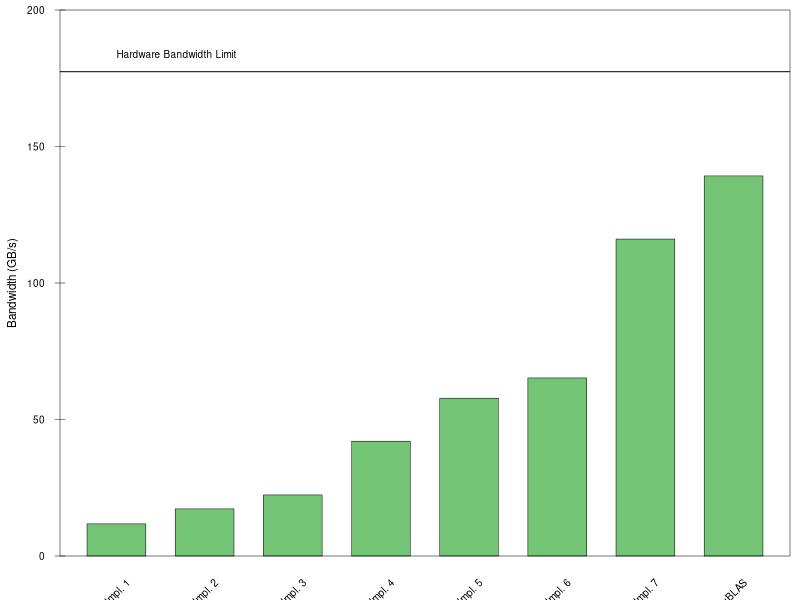

Write the R code that produced this figure. (Note: this script raises an error after producing the figure.)

filename="reduce_nv.pdf"

M_bw <- (as.matrix(read.csv("reduce.csv",row.names=1, sep=";",comment.char="#")))

pdf(filename, paper="special", height=1.6, width=2.5, pointsize=10)

par(mar=c(2.2,3.0,0.5,0.5))
#col=c("#EDF8E9", "#74C476", "#006D2C")
col=c("#74C476")
linewd <- 0.5
par(lwd=linewd)

x.abscis <- barplot(t(M_bw[,1]),
                    col=col,
                    space=c(0, 0.5),
                    ylim=c(0, 200),
                    axisname=FALSE,
                    axes=FALSE,
                    beside=TRUE,
                    plot=TRUE)
axis(2, cex.axis=0.6, las=2, lwd=0, lwd.ticks=linewd, line=-0.25)

box()

topbw = 177.4
abline(h=c(topbw), col="black", lty="solid", lwd=1)
text(1,topbw+5, "Hardware Bandwidth Limit", col="black", adj=c(0, 0), cex=0.6)

for (i in 0:(nrow(M_bw)-2)) { 
  text(1.25 + (i * 1.5), -10, rownames(M_bw)[i+1], xpd=NA, cex=0.6, srt = 45,
       adj=c(1, 0))
}
i <- 7
text(1.25 + (i * 1.5), -10, "cuBLAS", xpd=NA, cex=0.6, srt = 45, adj=c(1, 0))

mtext("Bandwidth (GB/s)", side=2, line=2.0, cex=0.70)

dev.off()

embedFonts(filename, format="pdfwrite",
           options="-dPDFSETTINGS=/prepress -dEmbedAllFonts=true")
